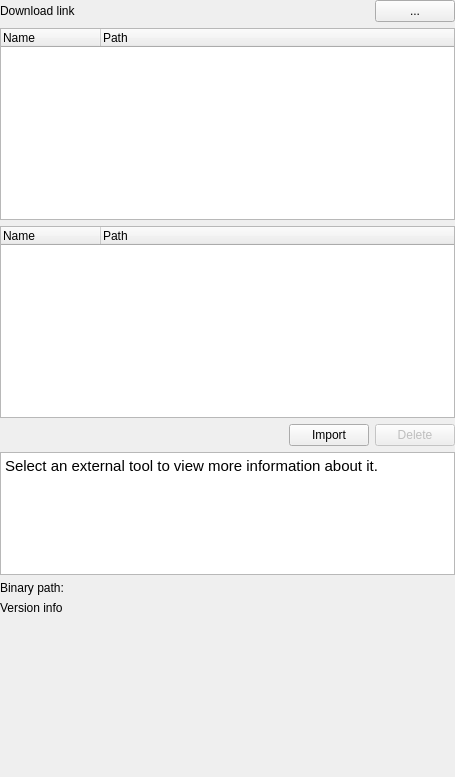
<?xml version="1.0" encoding="UTF-8"?>
<ui version="4.0">
 <class>ETSSettingsWidget</class>
 <widget class="QWidget" name="ETSSettingsWidget">
  <property name="geometry">
   <rect>
    <x>0</x>
    <y>0</y>
    <width>455</width>
    <height>777</height>
   </rect>
  </property>
  <property name="sizePolicy">
   <sizepolicy hsizetype="Minimum" vsizetype="Minimum">
    <horstretch>0</horstretch>
    <verstretch>0</verstretch>
   </sizepolicy>
  </property>
  <property name="minimumSize">
   <size>
    <width>0</width>
    <height>0</height>
   </size>
  </property>
  <property name="windowTitle">
   <string>Resource settings</string>
  </property>
  <layout class="QVBoxLayout" name="verticalLayout">
   <property name="spacing">
    <number>-1</number>
   </property>
   <property name="leftMargin">
    <number>0</number>
   </property>
   <property name="topMargin">
    <number>0</number>
   </property>
   <property name="rightMargin">
    <number>0</number>
   </property>
   <property name="bottomMargin">
    <number>0</number>
   </property>
   <item>
    <widget class="QWidget" name="integratedToolsContainerWidget" native="true">
     <layout class="QVBoxLayout" name="verticalLayout_8">
      <property name="sizeConstraint">
       <enum>QLayout::SetMinAndMaxSize</enum>
      </property>
      <property name="leftMargin">
       <number>0</number>
      </property>
      <property name="topMargin">
       <number>0</number>
      </property>
      <property name="rightMargin">
       <number>0</number>
      </property>
      <property name="bottomMargin">
       <number>0</number>
      </property>
      <item>
       <widget class="QWidget" name="integratedToolsInnerWidget" native="true">
        <property name="minimumSize">
         <size>
          <width>0</width>
          <height>0</height>
         </size>
        </property>
        <layout class="QVBoxLayout" name="verticalLayout_2">
         <property name="sizeConstraint">
          <enum>QLayout::SetMinimumSize</enum>
         </property>
         <property name="leftMargin">
          <number>0</number>
         </property>
         <property name="topMargin">
          <number>0</number>
         </property>
         <property name="rightMargin">
          <number>0</number>
         </property>
         <property name="bottomMargin">
          <number>0</number>
         </property>
         <item>
          <widget class="QWidget" name="externalToolPackLabelContainer" native="true">
           <layout class="QHBoxLayout" name="horizontalLayout">
            <property name="leftMargin">
             <number>0</number>
            </property>
            <property name="topMargin">
             <number>0</number>
            </property>
            <property name="rightMargin">
             <number>0</number>
            </property>
            <property name="bottomMargin">
             <number>0</number>
            </property>
            <item>
             <widget class="QLabel" name="selectToolPackLabel">
              <property name="text">
               <string>Download link</string>
              </property>
             </widget>
            </item>
            <item alignment="Qt::AlignLeft">
             <widget class="QLabel" name="label">
              <property name="text">
               <string/>
              </property>
             </widget>
            </item>
            <item>
             <spacer name="horizontalSpacer">
              <property name="orientation">
               <enum>Qt::Horizontal</enum>
              </property>
              <property name="sizeHint" stdset="0">
               <size>
                <width>40</width>
                <height>20</height>
               </size>
              </property>
             </spacer>
            </item>
            <item>
             <widget class="QPushButton" name="selectToolPackButton">
              <property name="text">
               <string>...</string>
              </property>
             </widget>
            </item>
           </layout>
          </widget>
         </item>
         <item>
          <widget class="QTreeWidget" name="twIntegratedTools">
           <property name="minimumSize">
            <size>
             <width>200</width>
             <height>0</height>
            </size>
           </property>
           <property name="sizeAdjustPolicy">
            <enum>QAbstractScrollArea::AdjustIgnored</enum>
           </property>
           <column>
            <property name="text">
             <string>Name</string>
            </property>
           </column>
           <column>
            <property name="text">
             <string>Path</string>
            </property>
           </column>
          </widget>
         </item>
        </layout>
       </widget>
      </item>
     </layout>
    </widget>
   </item>
   <item>
    <widget class="QWidget" name="customToolsContainerWidget" native="true">
     <layout class="QVBoxLayout" name="verticalLayout_4">
      <property name="sizeConstraint">
       <enum>QLayout::SetMinAndMaxSize</enum>
      </property>
      <property name="leftMargin">
       <number>0</number>
      </property>
      <property name="topMargin">
       <number>0</number>
      </property>
      <property name="rightMargin">
       <number>0</number>
      </property>
      <property name="bottomMargin">
       <number>0</number>
      </property>
      <item>
       <widget class="QWidget" name="customToolsInnerWidget" native="true">
        <layout class="QVBoxLayout" name="verticalLayout_6">
         <property name="leftMargin">
          <number>0</number>
         </property>
         <property name="topMargin">
          <number>0</number>
         </property>
         <property name="rightMargin">
          <number>0</number>
         </property>
         <property name="bottomMargin">
          <number>0</number>
         </property>
         <item>
          <widget class="QTreeWidget" name="twCustomTools">
           <property name="columnCount">
            <number>2</number>
           </property>
           <column>
            <property name="text">
             <string>Name</string>
            </property>
           </column>
           <column>
            <property name="text">
             <string>Path</string>
            </property>
           </column>
          </widget>
         </item>
         <item>
          <widget class="QWidget" name="buttonsContainer" native="true">
           <layout class="QHBoxLayout" name="horizontalLayout_2">
            <property name="leftMargin">
             <number>0</number>
            </property>
            <property name="topMargin">
             <number>0</number>
            </property>
            <property name="rightMargin">
             <number>0</number>
            </property>
            <property name="bottomMargin">
             <number>0</number>
            </property>
            <item>
             <spacer name="horizontalSpacer_2">
              <property name="orientation">
               <enum>Qt::Horizontal</enum>
              </property>
              <property name="sizeHint" stdset="0">
               <size>
                <width>40</width>
                <height>20</height>
               </size>
              </property>
             </spacer>
            </item>
            <item>
             <widget class="QPushButton" name="pbImport">
              <property name="text">
               <string>Import</string>
              </property>
             </widget>
            </item>
            <item>
             <widget class="QPushButton" name="pbDelete">
              <property name="enabled">
               <bool>false</bool>
              </property>
              <property name="text">
               <string>Delete</string>
              </property>
             </widget>
            </item>
           </layout>
          </widget>
         </item>
        </layout>
       </widget>
      </item>
     </layout>
    </widget>
   </item>
   <item>
    <widget class="QWidget" name="infoContainerWidget" native="true">
     <property name="sizePolicy">
      <sizepolicy hsizetype="Preferred" vsizetype="MinimumExpanding">
       <horstretch>0</horstretch>
       <verstretch>0</verstretch>
      </sizepolicy>
     </property>
     <layout class="QVBoxLayout" name="verticalLayout_7">
      <property name="sizeConstraint">
       <enum>QLayout::SetMinAndMaxSize</enum>
      </property>
      <property name="leftMargin">
       <number>0</number>
      </property>
      <property name="topMargin">
       <number>0</number>
      </property>
      <property name="rightMargin">
       <number>0</number>
      </property>
      <property name="bottomMargin">
       <number>0</number>
      </property>
      <item>
       <widget class="QWidget" name="infoInnerWidget" native="true">
        <property name="sizePolicy">
         <sizepolicy hsizetype="Preferred" vsizetype="Preferred">
          <horstretch>0</horstretch>
          <verstretch>0</verstretch>
         </sizepolicy>
        </property>
        <property name="minimumSize">
         <size>
          <width>0</width>
          <height>0</height>
         </size>
        </property>
        <property name="maximumSize">
         <size>
          <width>16777215</width>
          <height>16777215</height>
         </size>
        </property>
        <property name="baseSize">
         <size>
          <width>0</width>
          <height>140</height>
         </size>
        </property>
        <layout class="QVBoxLayout" name="verticalLayout_3">
         <property name="leftMargin">
          <number>0</number>
         </property>
         <property name="topMargin">
          <number>0</number>
         </property>
         <property name="rightMargin">
          <number>0</number>
         </property>
         <property name="bottomMargin">
          <number>0</number>
         </property>
         <item>
          <layout class="QVBoxLayout" name="verticalLayout_5">
           <property name="sizeConstraint">
            <enum>QLayout::SetDefaultConstraint</enum>
           </property>
           <item>
            <widget class="QTextBrowser" name="descriptionTextBrowser">
             <property name="sizePolicy">
              <sizepolicy hsizetype="Expanding" vsizetype="MinimumExpanding">
               <horstretch>0</horstretch>
               <verstretch>0</verstretch>
              </sizepolicy>
             </property>
             <property name="minimumSize">
              <size>
               <width>0</width>
               <height>75</height>
              </size>
             </property>
             <property name="sizeAdjustPolicy">
              <enum>QAbstractScrollArea::AdjustToContentsOnFirstShow</enum>
             </property>
             <property name="readOnly">
              <bool>true</bool>
             </property>
             <property name="html">
              <string>&lt;!DOCTYPE HTML PUBLIC &quot;-//W3C//DTD HTML 4.0//EN&quot; &quot;http://www.w3.org/TR/REC-html40/strict.dtd&quot;&gt;
&lt;html&gt;&lt;head&gt;&lt;meta name=&quot;qrichtext&quot; content=&quot;1&quot; /&gt;&lt;style type=&quot;text/css&quot;&gt;
p, li { white-space: pre-wrap; }
&lt;/style&gt;&lt;/head&gt;&lt;body style=&quot; font-family:'.SF NS Text'; font-size:13pt; font-weight:400; font-style:normal;&quot;&gt;
&lt;p style=&quot; margin-top:0px; margin-bottom:0px; margin-left:0px; margin-right:0px; -qt-block-indent:0; text-indent:0px;&quot;&gt;&lt;span style=&quot; font-family:'Ubuntu'; font-size:11pt;&quot;&gt;Select an external tool to view more information about it.&lt;/span&gt;&lt;/p&gt;&lt;/body&gt;&lt;/html&gt;</string>
             </property>
            </widget>
           </item>
           <item>
            <widget class="QLabel" name="binaryPathLabel">
             <property name="sizePolicy">
              <sizepolicy hsizetype="Preferred" vsizetype="Preferred">
               <horstretch>0</horstretch>
               <verstretch>0</verstretch>
              </sizepolicy>
             </property>
             <property name="frameShape">
              <enum>QFrame::NoFrame</enum>
             </property>
             <property name="text">
              <string>Binary path:</string>
             </property>
             <property name="scaledContents">
              <bool>true</bool>
             </property>
            </widget>
           </item>
           <item>
            <widget class="QLabel" name="versionLabel">
             <property name="text">
              <string>Version info</string>
             </property>
            </widget>
           </item>
          </layout>
         </item>
        </layout>
       </widget>
      </item>
     </layout>
    </widget>
   </item>
   <item>
    <spacer name="verticalSpacer">
     <property name="orientation">
      <enum>Qt::Vertical</enum>
     </property>
     <property name="sizeHint" stdset="0">
      <size>
       <width>20</width>
       <height>0</height>
      </size>
     </property>
    </spacer>
   </item>
  </layout>
 </widget>
 <resources/>
 <connections/>
</ui>
